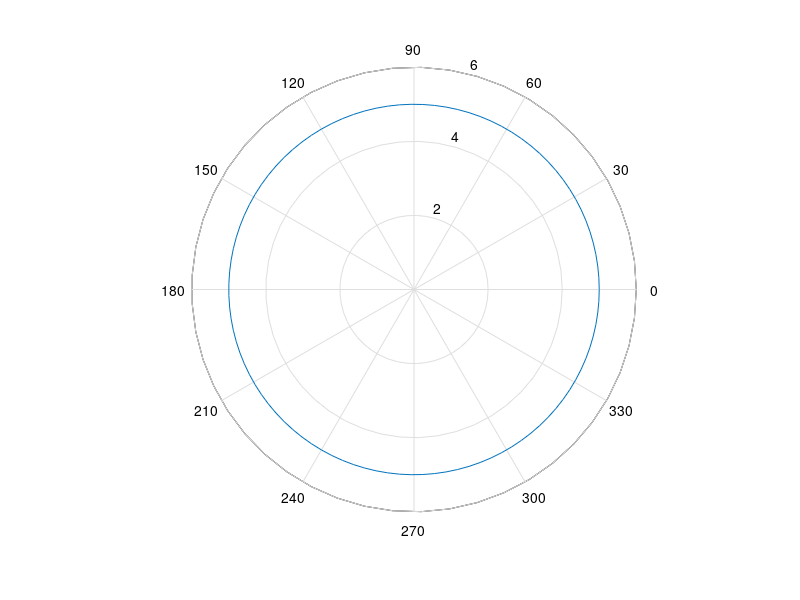

Recreate this plot in MATLAB.
r = input(' Enter the desired radius ' ) ; 
theta = linspace (0 , 2*pi ,100) ;  
r = r*ones (size (theta) ); % make r the same s ize as theta
coord = menu( ' Circle Plot' ,'Cartesian' , 'Polar') ; 
if coord==1
% if the first opt ion is selected 
% - from the menu 
plot (r .*cos (theta) ,r.*sin (theta) )
axis ( 'square' ) 
else 
end 
polar (theta ,r) ; 